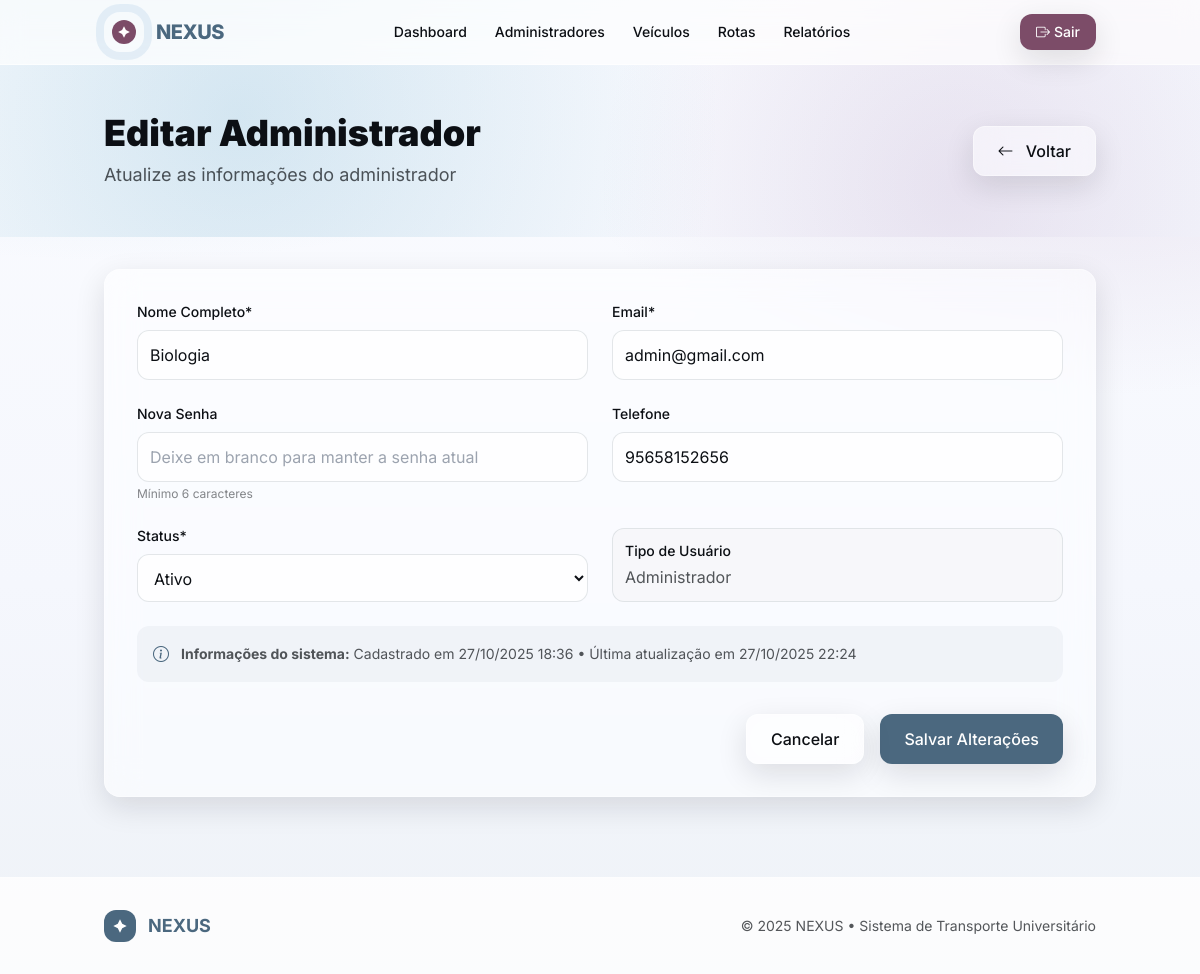
Screenshot of /manager/users/edit/3 (signed in) with the database file from the repository.
### tables this page shows
CREATE TABLE `users` (
  `id` int(11) NOT NULL,
  `name` varchar(100) NOT NULL,
  `email` varchar(100) NOT NULL,
  `matricula` varchar(20) DEFAULT NULL,
  `curso` varchar(50) DEFAULT NULL,
  `phone` varchar(15) DEFAULT NULL,
  `address` varchar(200) DEFAULT NULL,
  `emergency_contact` varchar(15) DEFAULT NULL,
  `password_hash` varchar(255) NOT NULL,
  `user_type` enum('student','driver','admin') NOT NULL,
  `profile_photo` varchar(255) DEFAULT NULL,
  `email_verified` tinyint(1) DEFAULT 0,
  `active` tinyint(1) DEFAULT 1,
  `created_at` timestamp NOT NULL DEFAULT current_timestamp(),
  `updated_at` timestamp NOT NULL DEFAULT current_timestamp() ON UPDATE current_timestamp(),
  `last_login` timestamp NULL DEFAULT NULL
);

### app/views/manager/users/edit.php (the view, shortened to what the rows shown need)
<?php require_once __DIR__ . '/../../layouts/header.php'; ?>
<section class="gradient-hero py-12">
    <div class="container mx-auto px-4">
        <div class="flex flex-col md:flex-row justify-between items-start md:items-center gap-6">
            <div>
                <h1 class="text-3xl md:text-4xl font-black text-nexus-ink mb-2">
                    Editar Administrador
                </h1>
                <p class="text-nexus-ink/70 text-lg">Atualize as informações do administrador</p>
            </div>
            <a href="/nexus/manager/users" class="frost px-6 py-3 rounded-xl text-nexus-ink font-medium shadow-soft hover:shadow-glow transition-all border border-white/40">
                <i class="bi bi-arrow-left mr-2"></i> Voltar
            </a>
        </div>
    </div>
</section>
<main class="container mx-auto py-8 px-4">
    <div class="frost rounded-2xl shadow-soft p-8">
        <form action="/nexus/manager/users/update/<?= $user['id'] ?>" method="POST">
            <div class="grid grid-cols-1 md:grid-cols-2 gap-6">
                <div>
                    <label for="name" class="block text-sm font-medium text-nexus-ink mb-2">Nome Completo*</label>
                    <input type="text" class="w-full p-3 rounded-xl border border-gray-300/60 bg-white/70 focus:outline-none focus:ring-2 focus:ring-nexus-b focus:border-transparent"
                           id="name" name="name" required value="<?= htmlspecialchars($user['name']) ?>">
                </div>
                <div>
                    <label for="email" class="block text-sm font-medium text-nexus-ink mb-2">Email*</label>
                    <input type="email" class="w-full p-3 rounded-xl border border-gray-300/60 bg-white/70 focus:outline-none focus:ring-2 focus:ring-nexus-b focus:border-transparent"
                           id="email" name="email" required value="<?= htmlspecialchars($user['email']) ?>">
                </div>
            </div>
            <div class="grid grid-cols-1 md:grid-cols-2 gap-6 mt-6">
                <div>
                    <label for="password" class="block text-sm font-medium text-nexus-ink mb-2">Nova Senha</label>
                    <input type="password" class="w-full p-3 rounded-xl border border-gray-300/60 bg-white/70 focus:outline-none focus:ring-2 focus:ring-nexus-b focus:border-transparent"
                           id="password" name="password" minlength="6"
                           placeholder="Deixe em branco para manter a senha atual">
                    <p class="text-xs text-nexus-ink/50 mt-1">Mínimo 6 caracteres</p>
                </div>
                <div>
                    <label for="phone" class="block text-sm font-medium text-nexus-ink mb-2">Telefone</label>
                    <input type="tel" class="w-full p-3 rounded-xl border border-gray-300/60 bg-white/70 focus:outline-none focus:ring-2 focus:ring-nexus-b focus:border-transparent"
                           id="phone" name="phone" placeholder="(11) 99999-9999"
                           value="<?= htmlspecialchars($user['phone'] ?? '') ?>">
                </div>
            </div>
            <div class="grid grid-cols-1 md:grid-cols-2 gap-6 mt-6">
                <div>
                    <label for="status" class="block text-sm font-medium text-nexus-ink mb-2">Status*</label>
                    <select class="w-full p-3 rounded-xl border border-gray-300/60 bg-white/70 focus:outline-none focus:ring-2 focus:ring-nexus-b focus:border-transparent"
                            id="status" name="status" required>
                        <option value="active" <?= $user['status'] === 'active' ? 'selected' : '' ?>>Ativo</option>
                    </select>
                </div>
                <div class="flex items-end">
                    <div class="w-full p-3 rounded-xl border border-gray-300/60 bg-gray-100/50">
                        <label class="block text-sm font-medium text-nexus-ink mb-1">Tipo de Usuário</label>
                        <p class="text-nexus-ink/70">Administrador</p>
                    </div>
                </div>
            </div>
            <div class="mt-6 p-4 bg-nexus-a/5 rounded-xl">
                <div class="flex items-center gap-3">
                    <i class="bi bi-info-circle text-nexus-a"></i>
                    <p class="text-sm text-nexus-ink/70">
                        <strong>Informações do sistema:</strong>
                        Cadastrado em <?= date('d/m/Y H:i', strtotime($user['created_at'])) ?>
                        <?php if ($user['updated_at'] && $user['updated_at'] != $user['created_at']): ?>
                        • Última atualização em <?= date('d/m/Y H:i', strtotime($user['updated_at'])) ?>
                        <?php endif; ?>
                    </p>
                </div>
            </div>
            <div class="mt-8 flex justify-end space-x-4">
                <a href="/nexus/manager/users" class="frost px-6 py-3 rounded-xl text-nexus-ink font-medium shadow-soft hover:shadow-glow transition-all border border-white/40">
                    Cancelar
                </a>
                <button type="submit" class="px-6 py-3 rounded-xl text-white font-medium shadow-soft hover:shadow-glow-lg transition-all" style="background:var(--nexus-a)">
                    Salvar Alterações
                </button>
            </div>
        </form>
    </div>
</main>
<?php require_once __DIR__ . '/../../layouts/footer.php'; ?>

### app/core/Router.php (shortened to what the rows shown need)
<?php
class Router {
    private $routes = [];
    public function addRoute($method, $path, $controllerAction) {
        $this->routes[] = [
            'method' => $method,
            'path' => $path,
            'controllerAction' => $controllerAction
        ];
    }
    public function dispatch() {
        $requestMethod = $_SERVER['REQUEST_METHOD'];
        $requestUri = parse_url($_SERVER['REQUEST_URI'], PHP_URL_PATH);
        $scriptName = $_SERVER['SCRIPT_NAME'];
        $baseDir = rtrim(dirname($scriptName), '\\/');
        if ($baseDir && $baseDir !== '.') {
            if (strpos($requestUri, $baseDir) === 0) {
                $requestUri = substr($requestUri, strlen($baseDir));
            }
        }
        foreach ($this->routes as $route) {
            $pattern = preg_replace('/\{([a-zA-Z]+)\}/', '(?P<\1>[^/]+)', $route['path']);
            $pattern = '@^' . $pattern . '$@D';
            if ($route['method'] === $requestMethod && preg_match($pattern, $requestUri, $matches)) {
                list($controller, $action) = explode('@', $route['controllerAction']);
                $controllerInstance = new $controller();
                $params = array_filter($matches, function($key) {
                    return !is_numeric($key);
                }, ARRAY_FILTER_USE_KEY);
                call_user_func_array([$controllerInstance, $action], array_values($params));
                return;
            }
        }
    }
}
?>

### app/views/layouts/header.php (shortened to what the rows shown need)
<!DOCTYPE html>
<html lang="pt-br">
<head>
    <script src="https://cdn.tailwindcss.com"></script>
    <link rel="stylesheet" href="https://cdn.jsdelivr.net/npm/bootstrap-icons@1.11.1/font/bootstrap-icons.css">
</head>
<body class="bg-nexus-base text-nexus-ink gradient-surface min-h-screen">
    <header class="sticky top-0 z-40 backdrop-blur-md bg-white/70 border-b border-white/60">
        <nav class="container mx-auto flex items-center justify-between py-3 px-4">
            <div class="flex items-center gap-3">
                <div class="relative w-10 h-10 brand-ring rounded-2xl grid place-items-center">
                    <span class="w-6 h-6 inline-grid place-items-center rounded-xl" style="background:var(--nexus-f)">
                        <svg width="14" height="14" viewBox="0 0 24 24" fill="#fff" xmlns="http://www.w3.org/2000/svg">
                            <path d="M12 2l3.3 6.7L22 12l-6.7 3.3L12 22l-3.3-6.7L2 12l6.7-3.3L12 2z"/>
                        </svg>
                    </span>
                </div>
                <span class="text-xl font-extrabold tracking-tight" style="color:var(--nexus-a)">NEXUS</span>
            </div>
            <div class="hidden md:flex items-center gap-7 text-sm">
                <a href="/nexus/dashboard" class="hover:opacity-80 transition-all font-medium">Dashboard</a>
                <?php if (isset($_SESSION['user_type']) && $_SESSION['user_type'] === 'admin'): ?>
                <a href="/nexus/manager/users" class="hover:opacity-80 transition-all font-medium">Administradores</a>
                <a href="/nexus/manager/vehicles" class="hover:opacity-80 transition-all font-medium">Veículos</a>
                <a href="/nexus/manager/routes" class="hover:opacity-80 transition-all font-medium">Rotas</a>
                <a href="/nexus/manager/reports" class="hover:opacity-80 transition-all font-medium">Relatórios</a>
                <?php endif; ?>
            </div>
            <div class="flex items-center gap-4">
                <?php if (isset($_SESSION['user_id'])): ?>
                    <a href="/nexus/logout" class="text-sm px-4 py-2 rounded-xl text-white font-medium shadow-soft hover:shadow-glow transition-all" style="background:var(--nexus-f)">
                        <i class="bi bi-box-arrow-right mr-1"></i>Sair
                    </a>
                <?php else: ?>
                    <a href="/nexus/login" class="text-sm px-4 py-2 rounded-xl text-white font-medium shadow-soft hover:shadow-glow transition-all" style="background:var(--nexus-b)">
                        <i class="bi bi-box-arrow-in-right mr-1"></i>Entrar
                    </a>
                <?php endif; ?>
            </div>
        </nav>
    </header>
    <main>

### app/views/layouts/footer.php (shortened to what the rows shown need)
    </main>
    <footer class="bg-white/80 border-t border-white/60 py-8 mt-12">
        <div class="container mx-auto px-4">
            <div class="flex flex-col md:flex-row justify-between items-center gap-6">
                <div class="flex items-center gap-3">
                    <div class="w-8 h-8 rounded-xl grid place-items-center" style="background:var(--nexus-a)">
                        <svg width="16" height="16" viewBox="0 0 24 24" fill="#fff" xmlns="http://www.w3.org/2000/svg">
                            <path d="M12 2l3.3 6.7L22 12l-6.7 3.3L12 22l-3.3-6.7L2 12l6.7-3.3L12 2z"/>
                        </svg>
                    </div>
                    <span class="text-lg font-bold" style="color:var(--nexus-a)">NEXUS</span>
                </div>
                <div class="text-sm text-nexus-ink/70">
                    © <?php echo date('Y'); ?> NEXUS • Sistema de Transporte Universitário
                </div>
            </div>
        </div>
    </footer>
</body>
</html>

### rows the page displays
users: name "Biologia", email "admin@gmail.com", phone "95658152656", created_at "27/10/2025 18:36", updated_at "27/10/2025 22:24"
